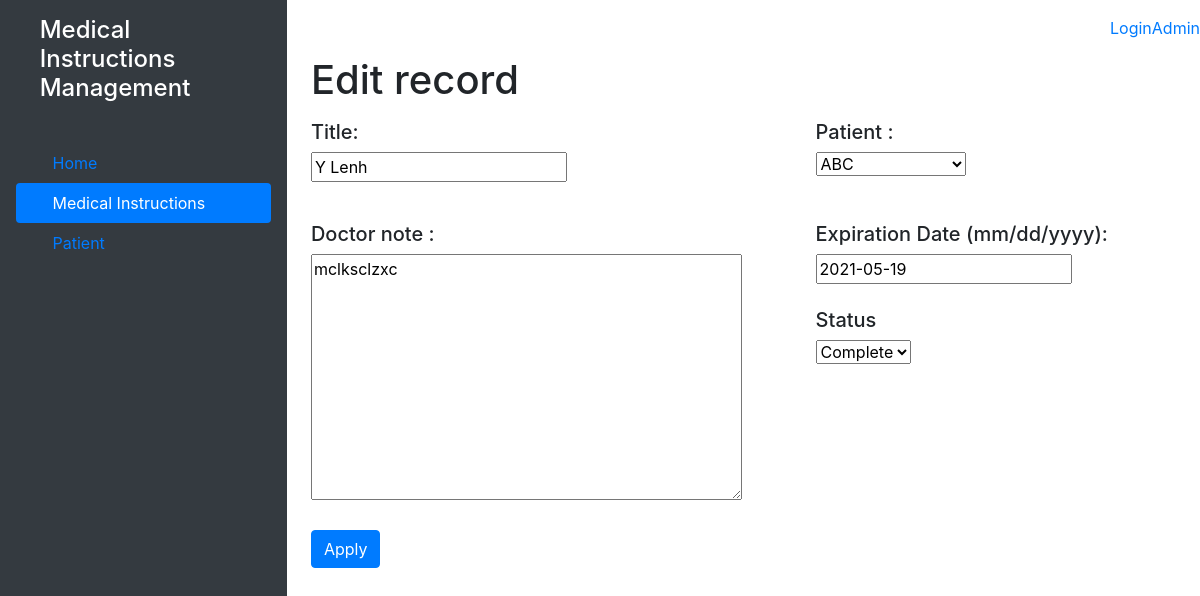
The app's page /ylenh/ylenh_modify/10/ with its own data.
### ylenh/models.py (models this page shows)
class YLenh(models.Model):
    STATUS = (
        ('Complete', 'Complete'),
        ('Fail', 'Fail'),
        ('Doing', 'Doing'),
    )
    username = models.ForeignKey(User, editable=False, on_delete = models.CASCADE, null=True)
    patient = models.ForeignKey(Patient, on_delete=models.CASCADE, null=True)
    title = models.CharField(default='Y Lenh', max_length=40)
    content = models.TextField()
    day_start = models.DateTimeField(auto_now_add=True)
    day_end = models.DateField("Day End(mm/dd/yyyy)")
    status = models.CharField(max_length=12, default='Doing', choices=STATUS)
    day_update = models.DateField(default=date.today())

### ylenh/views.py (the view, shortened to what this page needs)
# urls.py: path('ylenh_modify/<int:id>/', views.ylenh_modify, name="modify_ylenh"),
def ylenh_modify(request, id):
    ylenh = YLenh.objects.get(id=id)
    form = UpdateYLenhForm(instance=ylenh)
    date = datetime.date.today()
    context = {'form': form}
    return render(request, 'ylenh/ylenh_modify.html', context=context)

### ylenh/form.py
class UpdateYLenhForm(forms.ModelForm):
    class Meta:
        model = YLenh
        exclude = ['username', 'day_update']
        fields = ['title', 'patient', 'content', 'day_end', 'status']
        day_end = forms.DateField(
        widget=forms.widgets.DateInput(format="%m/%d/%Y"))

### patient/models.py (called while the page is built)
    def __str__(self):
        return self.patient_name

### ylenh/templates/ylenh/ylenh_modify.html (shortened to what this page needs)
<!DOCTYPE html>
<html lang="en">
<head>
    <link rel="stylesheet" href="https://stackpath.bootstrapcdn.com/bootstrap/4.1.3/css/bootstrap.min.css">
</head>
<body>
<div class="wrapper d-flex">
    <div class="d-flex flex-column p-3 text-white bg-dark" style="width: 300px ; height:100vh;">
        <a href="/" class="d-flex align-items-center mb-3 mb-md-0 me-md-auto text-white text-decoration-none">
            <svg class="bi me-2" width="40" height="32"><use xlink:href="#bootstrap"></use></svg>
            <h3 class="h4">Medical Instructions Management</h3>
        </a>
        <ul class="nav nav-pills flex-column mb-auto">
            <li class="nav-item">
                <a href="#" class="nav-link ">
                    <svg class="bi me-2" width="16" height="16"><use xlink:href="#home"></use></svg>
                    Home
                </a>
            </li>
            <li>
                <a href="/ylenh" class="nav-link text-white active">
                    <svg class="bi me-2" width="16" height="16"><use xlink:href="#speedometer2"></use></svg>
                    Medical Instructions
                </a>
            </li>
            <li>
                <a href="/patient" class="nav-link">
                    <svg class="bi me-2" width="16" height="16"><use xlink:href="#speedometer2"></use></svg>
                    Patient
                </a>
            </li>
        </ul>
    </div>
    <div style="width: 80%">
        <nav height : 40px; class="mt-3 d-flex justify-content-end">
            {% if user.username %}
            <p>Welcome {{user.username}}</p>
            <p><a class="mr-2" href="{% url 'logout' %}">(Logout)</a></p>
            {% else %}
            <p><a href="{% url 'login' %}">Login</a></p>
            <p><a href="/admin">Admin</a></p>
            {% endif %}
        </nav>
        <div class="ml-4">
            <h1> Edit record </h1>
            <form method="POST">
            <div class="d-flex justify-content-between mr-5 mb-3 mt-3" >
                <div class="mb-4" style="width: 60%;"> <h5 class="mb-2  ">Title: </h5>
                    <div>
                        {{form.title}}
                    </div>
                </div>
                <div class="mb-4" style="width: 40%;"> <h5 class="mb-2">Patient : </h5>
                    <div>
                        {{form.patient}}
                    </div>
                </div>
            </div>
            <div class="d-flex justify-content-between mr-5">
                <div class="mb-4" style="width: 60%;"> <h5 class="mb-2">Doctor note : </h5>
                    <div>
                        {{form.content}}
                    </div>
                </div>
                <div class="mb-4" style="width: 40%;"> <h5 class="mb-2"> Expiration Date (mm/dd/yyyy):  </h5>
                    <div>
                        {{form.day_end}}
                    </div>
                    <div class="mt-4" style="width: 60%;"> <h5 class="mb-2">Status</h5>
                        <div>
                            {{form.status}}
                        </div>
                    </div>
                </div>
            </div>
            <input type="submit" class="btn btn-primary" value="Apply"/>
        </div>
    </div>
</body>
</html>

### records on screen
YLenh: title "Y Lenh", patient "ABC", content "mclksclzxc", day_end "2021-05-19", status "Complete"
